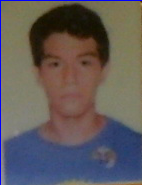
#> input picture cropped_image/cropped_image_0.png, 142 x 185 px; its folder holds only this picture in this run
$ python average_image.py   (older library calls are emulated)
#> lines starting #> are read from the running program, lines starting #| are printed output that depends on the picture
import cv2
import numpy as np
from PIL import Image
from scipy.misc import toimage
import matplotlib.pyplot as plt

colum = 130
rows = 160
num_images = 20

# Create blank image with height and width as input
#result_image = np.zeros((rows, colum, 3), dtype="float64")
result_image = np.zeros((rows, colum, 3), dtype= np.uint8)


#num_images
for x in range(0,1):
    read_image = cv2.imread('cropped_image/cropped_image_'+str(x)+".png")
#> read_image is the input picture: shape (185, 142, 3); mean B, G, R 89.8, 90.5, 97
    resize_image = np.array(cv2.resize(read_image, (colum, rows)), dtype = np.uint8 )
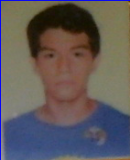
#> resize_image: shape (160, 130, 3); mean B, G, R 89.8, 90.3, 96.9

    vals = resize_image.mean(axis=2).flatten()
    counts, bins = np.histogram(vals, range(257))
#> counts = 256 values, max 666 at index 86, min 0 at index 0, mean 81.25; bins = 257 values from 0 to 256
    plt.bar(bins[:-1] - 0.5, counts, width=1, edgecolor='none')
    plt.xlim([-0.5, 255.5])
    plt.show()
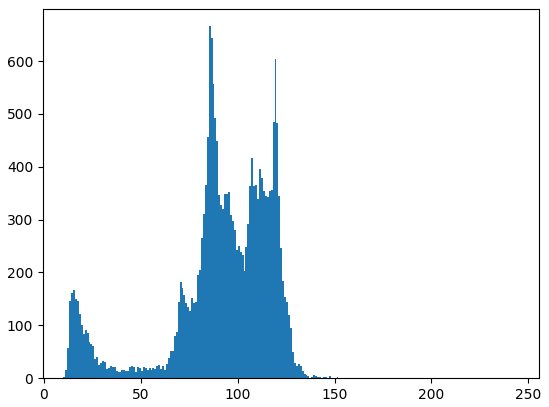
#> figure drawn by matplotlib, 1 panel; tallest bar 666 high, from x = 85 to 86
    # [8 lines of commented-out code are left out]
